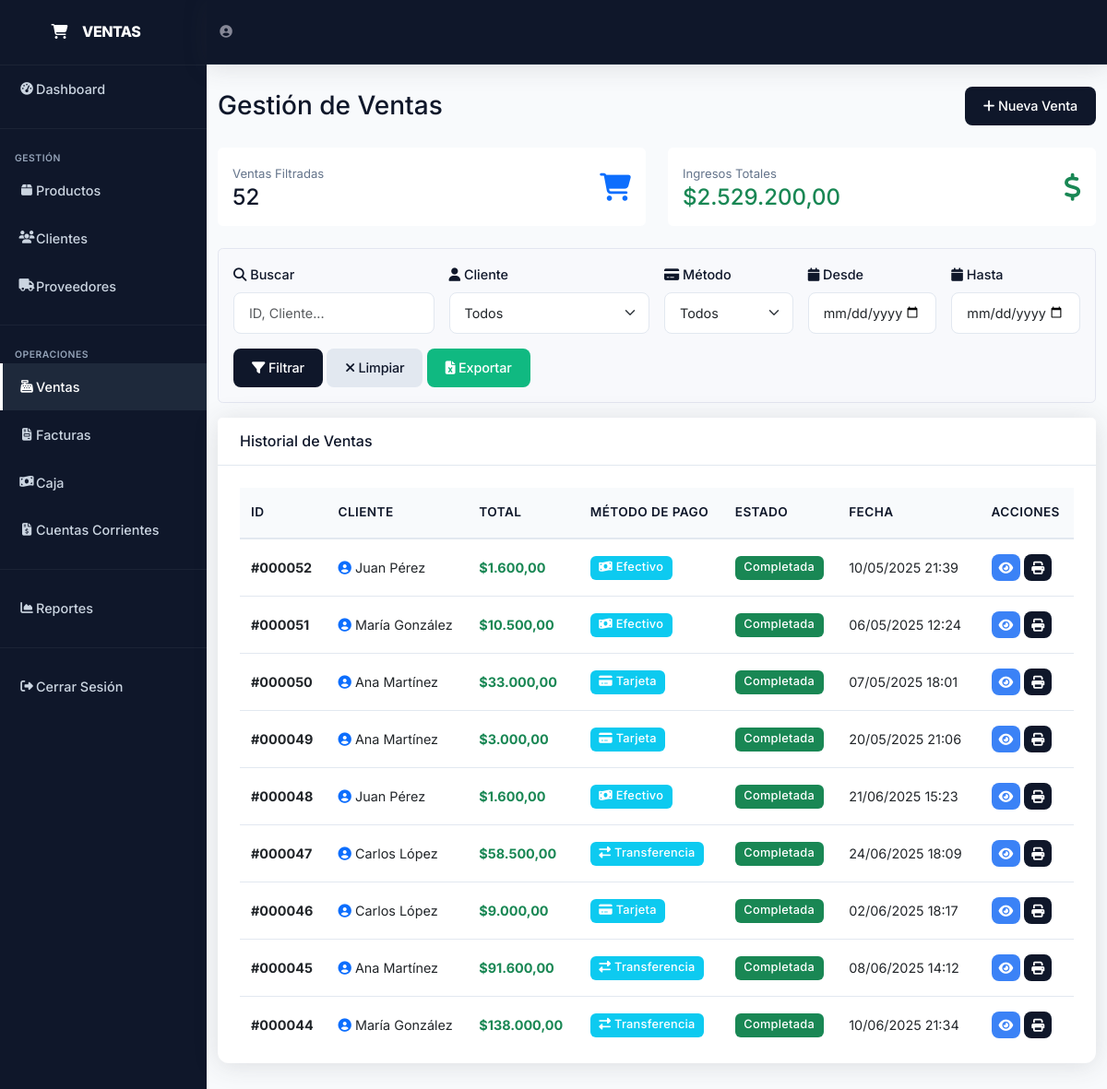
The page /ventas.php (signed in) on the database its author committed.
### tables this page shows
CREATE TABLE `ventas` (
  `id` int(11) NOT NULL,
  `cliente_id` int(11) NOT NULL,
  `usuario_id` int(11) NOT NULL,
  `total` decimal(10,2) NOT NULL,
  `metodo_pago` enum('efectivo','tarjeta','transferencia') NOT NULL,
  `estado` enum('pendiente','completada','cancelada') DEFAULT 'completada',
  `fecha_venta` timestamp NOT NULL DEFAULT current_timestamp()
);

CREATE TABLE `clientes` (
  `id` int(11) NOT NULL,
  `nombre` varchar(100) NOT NULL,
  `apellido` varchar(100) NOT NULL,
  `email` varchar(100) DEFAULT NULL,
  `telefono` varchar(20) DEFAULT NULL,
  `direccion` text DEFAULT NULL,
  `dni` varchar(20) DEFAULT NULL,
  `estado` tinyint(1) DEFAULT 1,
  `fecha_creacion` timestamp NOT NULL DEFAULT current_timestamp()
);

### config.php (called while the page is built, shortened)
<?php
function formatear_precio($precio)
{
    return '$' . number_format($precio, 2, ',', '.');
}
function formatear_fecha($fecha)
{
    return date('d/m/Y H:i', strtotime($fecha));
}

### ventas.php (the view, shortened to what this page needs)
<?php
require_once 'config.php';
$filtro_fecha_desde = isset($_GET['fecha_desde']) ? $_GET['fecha_desde'] : '';
$filtro_fecha_hasta = isset($_GET['fecha_hasta']) ? $_GET['fecha_hasta'] : '';
$busqueda = isset($_GET['buscar']) ? limpiar_entrada($_GET['buscar']) : '';
$sql_ventas = "SELECT v.*, c.nombre as cliente_nombre, c.apellido as cliente_apellido
               FROM ventas v
               INNER JOIN clientes c ON v.cliente_id = c.id
               WHERE 1=1";
$sql_ventas .= " ORDER BY v.id DESC LIMIT 100";
$result_ventas = $conn->query($sql_ventas);
$sql_totales = "SELECT COUNT(*) as cantidad, SUM(v.total) as total_ingresos
                FROM ventas v
                INNER JOIN clientes c ON v.cliente_id = c.id
                WHERE v.estado='completada'";
$totales = $conn->query($sql_totales)->fetch_assoc();
?>
<!DOCTYPE html>
<html lang="es">
<head>
    <link href="https://cdnjs.cloudflare.com/ajax/libs/bootstrap/5.3.0/css/bootstrap.min.css" rel="stylesheet">
    <link href="https://cdnjs.cloudflare.com/ajax/libs/font-awesome/6.4.0/css/all.min.css" rel="stylesheet">
    <link rel="stylesheet" href="style-minimal.css">
</head>
<body>
    <div id="wrapper">
        <ul class="navbar-nav" id="sidebar-wrapper">
            <a class="sidebar-brand" href="index.php">
                <div class="sidebar-brand-icon"><i class="fas fa-shopping-cart"></i></div>
                <div class="sidebar-brand-text mx-3">VENTAS</div>
            </a>
            <hr class="sidebar-divider my-0" style="border-color: rgba(255,255,255,.2)">
            <li class="nav-item">
                <a class="nav-link" href="index.php">
                    <i class="fas fa-fw fa-tachometer-alt"></i><span>Dashboard</span>
                </a>
            </li>
            <hr class="sidebar-divider" style="border-color: rgba(255,255,255,.2)">
            <div class="sidebar-heading">Gestión</div>
            <li class="nav-item">
                <a class="nav-link" href="productos.php">
                    <i class="fas fa-fw fa-box"></i><span>Productos</span>
                </a>
            </li>
            <li class="nav-item">
                <a class="nav-link" href="clientes.php">
                    <i class="fas fa-fw fa-users"></i><span>Clientes</span>
                </a>
            </li>
            <li class="nav-item">
                <a class="nav-link" href="proveedores.php">
                    <i class="fas fa-fw fa-truck"></i><span>Proveedores</span>
                </a>
            </li>
            <hr class="sidebar-divider" style="border-color: rgba(255,255,255,.2)">
            <div class="sidebar-heading">Operaciones</div>
            <li class="nav-item">
                <a class="nav-link active" href="ventas.php">
                    <i class="fas fa-fw fa-cash-register"></i><span>Ventas</span>
                </a>
            </li>
            <li class="nav-item">
                <a class="nav-link" href="facturas.php">
                    <i class="fas fa-fw fa-file-invoice"></i><span>Facturas</span>
                </a>
            </li>
            <li class="nav-item">
                <a class="nav-link" href="caja.php">
                    <i class="fas fa-fw fa-money-bill-wave"></i><span>Caja</span>
                </a>
            </li>
            <li class="nav-item">
                <a class="nav-link" href="cuentas_corrientes.php">
                    <i class="fas fa-fw fa-file-invoice-dollar"></i><span>Cuentas Corrientes</span>
                </a>
            </li>
            <hr class="sidebar-divider" style="border-color: rgba(255,255,255,.2)">
            <li class="nav-item">
                <a class="nav-link" href="reportes.php">
                    <i class="fas fa-fw fa-chart-area"></i><span>Reportes</span>
                </a>
            </li>
            <hr class="sidebar-divider" style="border-color: rgba(255,255,255,.2)">
            <li class="nav-item">
                <a class="nav-link" href="cerrar_sesion.php">
                    <i class="fas fa-fw fa-sign-out-alt"></i><span>Cerrar Sesión</span>
                </a>
            </li>
        </ul>
        <div id="content-wrapper">
            <nav class="navbar navbar-expand topbar mb-4 static-top">
                <ul class="navbar-nav ml-auto">
                    <li class="nav-item">
                        <a class="nav-link" href="#">
                            <i class="fas fa-user-circle fa-2x" style="color: #858796;"></i>
                        </a>
                    </li>
                </ul>
            </nav>
            <div class="container-fluid">
                <div class="d-sm-flex align-items-center justify-content-between mb-4">
                    <h1 class="h3 mb-0 text-gray-800">Gestión de Ventas</h1>
                    <button class="btn btn-primary" data-bs-toggle="modal" data-bs-target="#modalVenta">
                        <i class="fas fa-plus"></i> Nueva Venta
                    </button>
                </div>
                <div class="row mb-4">
                    <div class="col-md-6">
                        <div class="stat-box">
                            <div class="d-flex justify-content-between align-items-center">
                                <div>
                                    <small class="text-muted">Ventas Filtradas</small>
                                    <h4 class="mb-0"><?php echo $totales['cantidad'] ?? 0; ?></h4>
                                </div>
                                <i class="fas fa-shopping-cart fa-2x text-primary"></i>
                            </div>
                        </div>
                    </div>
                    <div class="col-md-6">
                        <div class="stat-box" style="border-left-color: var(--success)">
                            <div class="d-flex justify-content-between align-items-center">
                                <div>
                                    <small class="text-muted">Ingresos Totales</small>
                                    <h4 class="mb-0 text-success"><?php echo formatear_precio($totales['total_ingresos'] ?? 0); ?></h4>
                                </div>
                                <i class="fas fa-dollar-sign fa-2x text-success"></i>
                            </div>
                        </div>
                    </div>
                </div>
                <div class="filtros-card">
                    <form method="GET" class="row g-3">
                        <div class="col-md-3">
                            <label class="form-label"><i class="fas fa-search"></i> Buscar</label>
                            <input type="text" class="form-control" name="buscar" value="<?php echo $busqueda; ?>" placeholder="ID, Cliente...">
                        </div>
                        <div class="col-md-3">
                            <label class="form-label"><i class="fas fa-user"></i> Cliente</label>
                            <select class="form-select" name="cliente">
                                <option value="">Todos</option>
                            </select>
                        </div>
                        <div class="col-md-2">
                            <label class="form-label"><i class="fas fa-credit-card"></i> Método</label>
                            <select class="form-select" name="metodo">
                                <option value="">Todos</option>
                            </select>
                        </div>
                        <div class="col-md-2">
                            <label class="form-label"><i class="fas fa-calendar"></i> Desde</label>
                            <input type="date" class="form-control" name="fecha_desde" value="<?php echo $filtro_fecha_desde; ?>">
                        </div>
                        <div class="col-md-2">
                            <label class="form-label"><i class="fas fa-calendar"></i> Hasta</label>
                            <input type="date" class="form-control" name="fecha_hasta" value="<?php echo $filtro_fecha_hasta; ?>">
                        </div>
                        <div class="col-12">
                            <button type="submit" class="btn btn-primary">
                                <i class="fas fa-filter"></i> Filtrar
                            </button>
                            <a href="ventas.php" class="btn btn-secondary">
                                <i class="fas fa-times"></i> Limpiar
                            </a>
                            <button type="button" class="btn btn-success" onclick="window.location.href='exportar_excel.php?tipo=ventas'">
                                <i class="fas fa-file-excel"></i> Exportar
                            </button>
                        </div>
                    </form>
                </div>
                <div class="card">
                    <div class="card-header py-3">
                        <h6 class="m-0 font-weight-bold" style="color: var(--primary);">Historial de Ventas</h6>
                    </div>
                    <div class="card-body">
                        <div class="table-responsive">
                            <table class="table table-hover">
                                <thead>
                                    <tr>
                                        <th>ID</th>
                                        <th>Cliente</th>
                                        <th>Total</th>
                                        <th>Método de Pago</th>
                                        <th>Estado</th>
                                        <th>Fecha</th>
                                        <th>Acciones</th>
                                    </tr>
                                </thead>
                                <tbody>
                                    <?php
                                    if ($result_ventas->num_rows > 0):
                                        while ($row = $result_ventas->fetch_assoc()):
                                    ?>
                                            <tr>
                                                <td><strong>#<?php echo str_pad($row['id'], 6, '0', STR_PAD_LEFT); ?></strong></td>
                                                <td>
                                                    <i class="fas fa-user-circle text-primary"></i>
                                                    <?php echo $row['cliente_nombre'] . ' ' . $row['cliente_apellido']; ?>
                                                </td>
                                                <td class="text-success fw-bold"><?php echo formatear_precio($row['total']); ?></td>
                                                <td>
                                                    <?php
                                                    $iconos = [
                                                        'efectivo' => 'fa-money-bill-wave',
                                                        'tarjeta' => 'fa-credit-card',
                                                        'transferencia' => 'fa-exchange-alt'
                                                    ];
                                                    ?>
                                                    <span class="badge bg-info">
                                                        <i class="fas <?php echo $iconos[$row['metodo_pago']] ?? 'fa-wallet'; ?>"></i>
                                                        <?php echo ucfirst($row['metodo_pago']); ?>
                                                    </span>
                                                </td>
                                                <td>
                                                    <span class="badge bg-success">
                                                        <?php echo ucfirst($row['estado']); ?>
                                                    </span>
                                                </td>
                                                <td><?php echo formatear_fecha($row['fecha_venta']); ?></td>
                                                <td>
                                                    <button class="btn btn-info btn-sm" onclick="verDetalle(<?php echo $row['id']; ?>)" title="Ver Detalle">
                                                        <i class="fas fa-eye"></i>
                                                    </button>
                                                    <button class="btn btn-primary btn-sm" onclick="imprimirTicket(<?php echo $row['id']; ?>)" title="Imprimir">
                                                        <i class="fas fa-print"></i>
                                                    </button>
                                                </td>
                                            </tr>
                                        <?php
                                        endwhile;
                                    endif; ?>
                                </tbody>
                            </table>
                        </div>
                    </div>
                </div>
            </div>
        </div>
    </div>
</body>
</html>

### rows shown on the page
ventas: id "000052", cliente.nombre "Juan", cliente.apellido "Pérez", total "$1.600,00", metodo_pago "Efectivo", estado "Completada", fecha_venta "10/05/2025 21:39"
ventas: id "000051", cliente.nombre "María", cliente.apellido "González", total "$10.500,00", metodo_pago "Efectivo", estado "Completada", fecha_venta "06/05/2025 12:24"
ventas: id "000050", cliente.nombre "Ana", cliente.apellido "Martínez", total "$33.000,00", metodo_pago "Tarjeta", estado "Completada", fecha_venta "07/05/2025 18:01"
ventas: id "000049", cliente.nombre "Ana", cliente.apellido "Martínez", total "$3.000,00", metodo_pago "Tarjeta", estado "Completada", fecha_venta "20/05/2025 21:06"
ventas: id "000048", cliente.nombre "Juan", cliente.apellido "Pérez", total "$1.600,00", metodo_pago "Efectivo", estado "Completada", fecha_venta "21/06/2025 15:23"
ventas: id "000047", cliente.nombre "Carlos", cliente.apellido "López", total "$58.500,00", metodo_pago "Transferencia", estado "Completada", fecha_venta "24/06/2025 18:09"
ventas: id "000046", cliente.nombre "Carlos", cliente.apellido "López", total "$9.000,00", metodo_pago "Tarjeta", estado "Completada", fecha_venta "02/06/2025 18:17"
ventas: id "000045", cliente.nombre "Ana", cliente.apellido "Martínez", total "$91.600,00", metodo_pago "Transferencia", estado "Completada", fecha_venta "08/06/2025 14:12"
ventas: id "000044", cliente.nombre "María", cliente.apellido "González", total "$138.000,00", metodo_pago "Transferencia", estado "Completada", fecha_venta "10/06/2025 21:34"

### other values the page prints
$totales['cantidad'] "52"
formatear_precio($totales['total_ingresos'] ?? 0) "$2.529.200,00"
